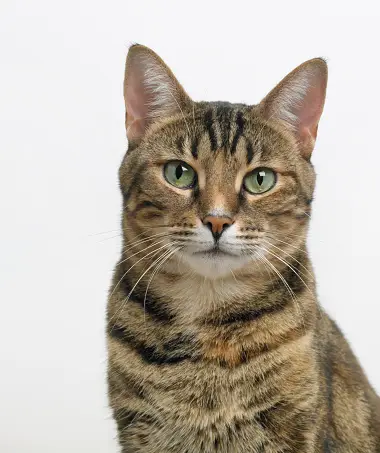
#> input picture face1.jpg, 380 x 453 px
$ python main.py
#> lines starting #> are read from the running program, lines starting #| are printed output that depends on the picture; after the words box and inside, x2 and y2 are one past the last pixel; in counts of white or black regions, pixels touching at a corner belong together
import cv2

face_cascade=cv2.CascadeClassifier("cat_face.xml")

img=cv2.imread("face1.jpg") #rename to your image
#> img is the input picture: shape (453, 380, 3); mean B, G, R 168.3, 179.8, 188.4

gray=cv2.cvtColor(img,cv2.COLOR_BGR2GRAY)
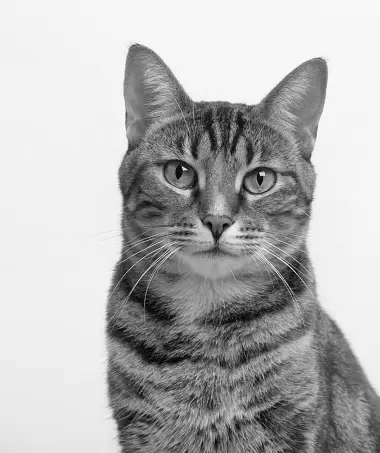
#> gray: shape (453, 380); min 0, max 255, mean 181.1

faces=face_cascade.detectMultiScale(gray,scaleFactor=1.01,minNeighbors=5)
#> faces = [[191, 204, 54, 54], [130, 106, 177, 177]]

for x,y,w,h in faces:
	img=cv2.rectangle(img,(x,y),(x+w,y+h),(0,255,0),3)
#> this loop made 2 passes
#> pass 1, `img=cv2.rectangle(img,(x,y),(x+w,y+h),(0,255,0),3)`:
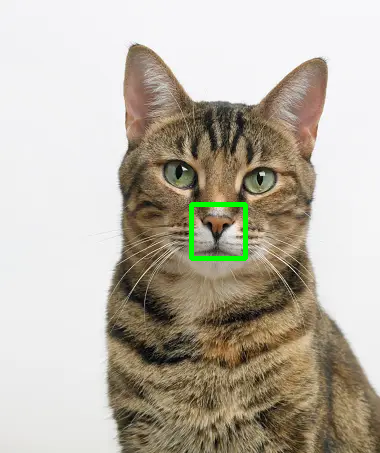
#> img: shape (453, 380, 3); 0.62% of pixels changed, all inside (x1, y1, x2, y2) = (189, 202, 248, 261)
#> pass 2, `img=cv2.rectangle(img,(x,y),(x+w,y+h),(0,255,0),3)`:
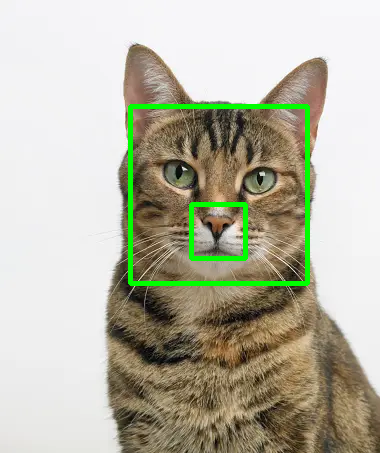
#> img: shape (453, 380, 3); 2.05% of pixels changed, all inside (x1, y1, x2, y2) = (128, 104, 310, 286)


cv2.imshow("Cat Face",img)
cv2.waitKey()

$ run again, with face2.jpg copied over face1.jpg
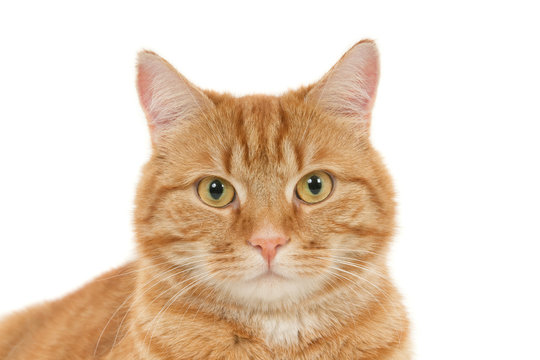
#> input picture face2.jpg, 540 x 360 px
#> img is the input picture: shape (360, 540, 3); mean B, G, R 195.4, 213.6, 232.4
#> `gray=cv2.cvtColor(img,cv2.COLOR_BGR2GRAY)`:
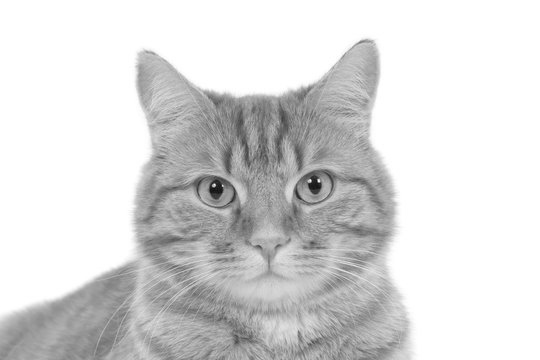
#> gray: shape (360, 540); min 13, max 255, mean 217.2
#> faces = [[235, 215, 68, 68], [155, 102, 217, 217]]
#> the loop `for x,y,w,h in faces:` made 2 passes
#> pass 2, `img=cv2.rectangle(img,(x,y),(x+w,y+h),(0,255,0),3)`:
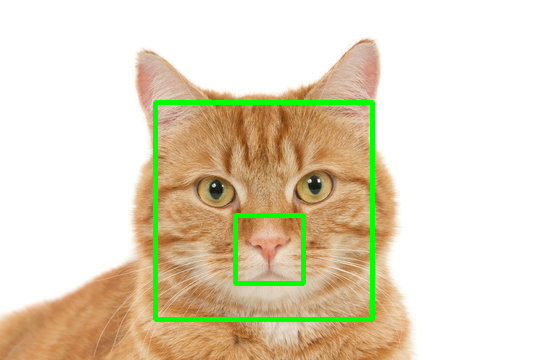
#> img: shape (360, 540, 3); mean B, G, R 191.9, 216.4, 226.5
